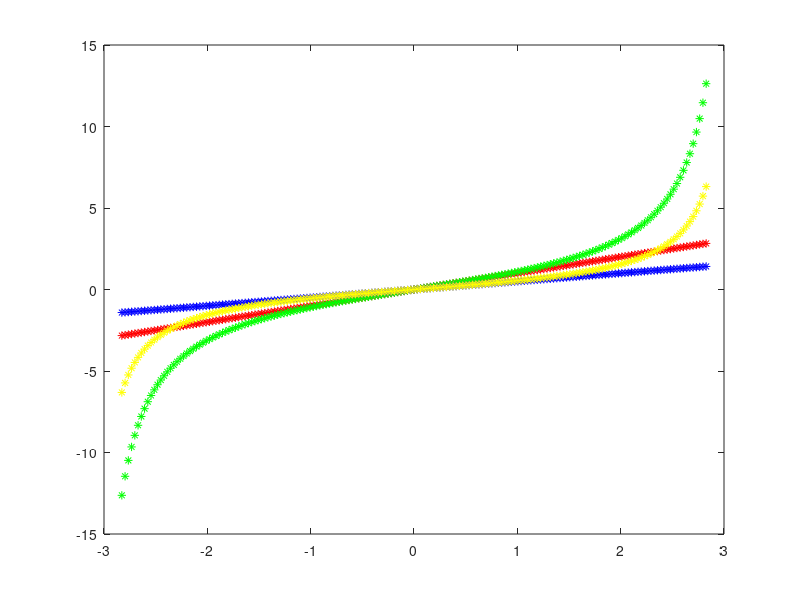

Recreate this plot in MATLAB.
clear;
clc;
close all;
Td=1;
w=pi*(-0.9:0.01:0.9);
omega=w/Td;
Omega=tan(w/2)*2/Td;
plot(w,omega,'r*',w,Omega,'g*');
hold on;
Td2=2;
omega2=w/Td2;
Omega2=tan(w/2)*2/Td2;
plot(w,omega2,'b*',w,Omega2,'y*');